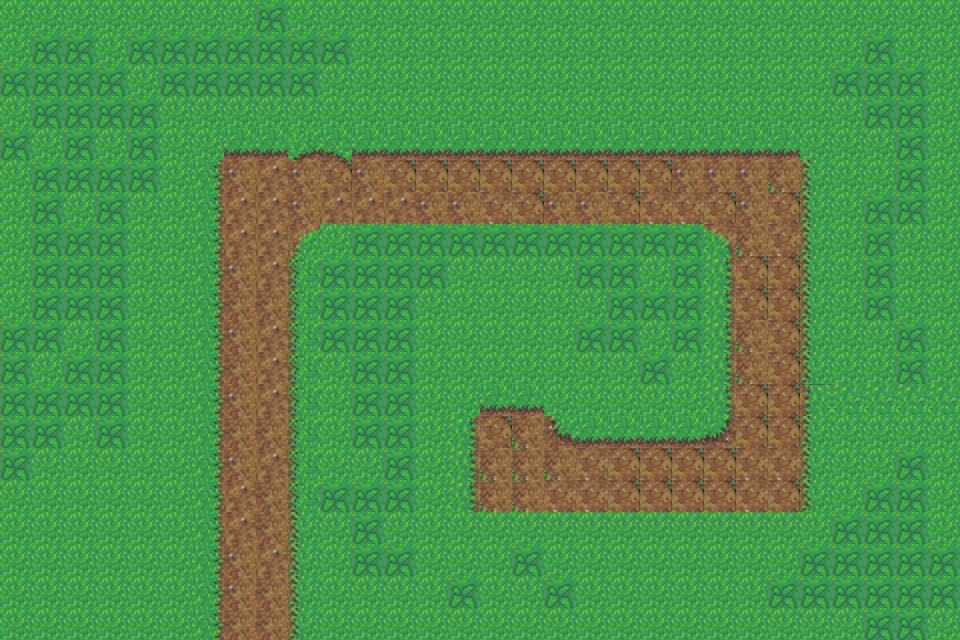

Rendered tile map (Tiled .tmx) drawn with the repository's tilesets; below, a short description and the map source with its tile grids summarised:
An orthogonal 30x20 tile map with 32x32 px tiles, 1 tile layer (background).

<map version="1.0" orientation="orthogonal" width="30" height="20" tilewidth="32" tileheight="32">
 <tileset firstgid="1" name="grass-tiles" tilewidth="32" tileheight="32">
  <image source="grass-tiles.png" width="384" height="192" />
 </tileset>
 <layer name="background" width="30" height="20">
  <data>[600 cells, 600 non-empty, 21 distinct tile ids]</data>
 </layer>
</map>
